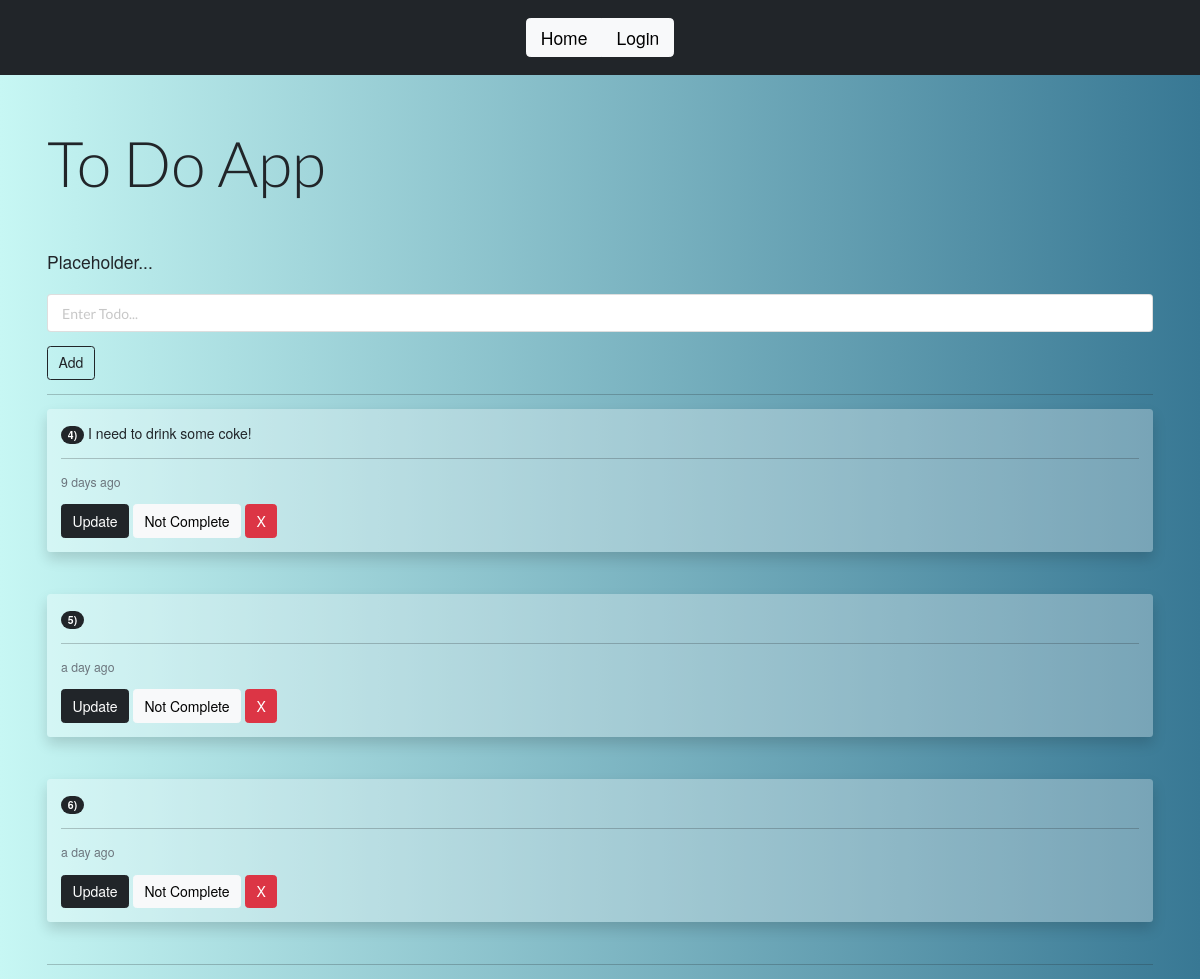
Page /todo2 on the earlier database version.
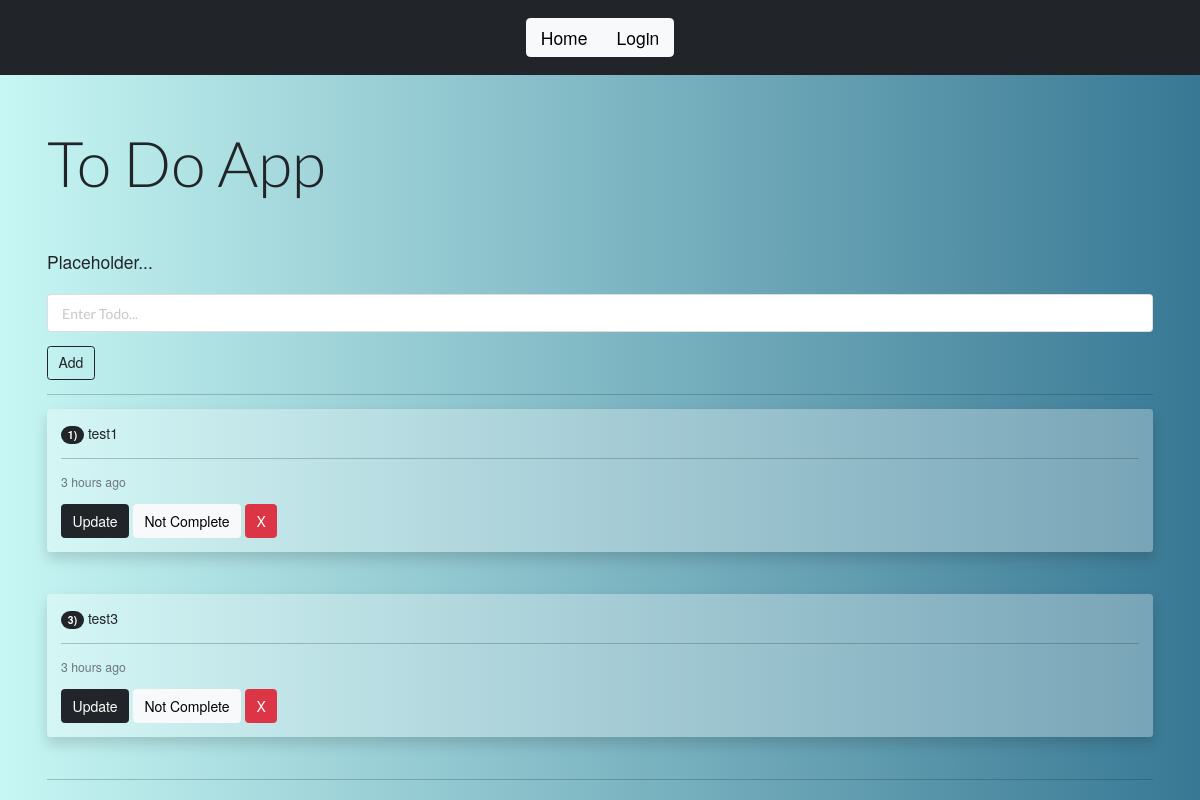
Same page on the later database version.
### app/models.py (models this page shows)
class Todo(db.Model):
    id = db.Column(db.Integer, primary_key=True)
    title = db.Column(db.String(100))
    complete = db.Column(db.Boolean)
    timestamp = db.Column(db.DateTime, index=True, default=datetime.utcnow)

### app/routes.py (the view)
@app.route("/todo2")
def todo():
    todo_list = Todo.query.all()
    return render_template("todo2.html", todo_list=todo_list)

### app/templates/todo2.html (shortened to what this page needs)
{% extends 'bootstrap/base.html' %}
{% block navbar %}
<!DOCTYPE html>
<html lang="en">
<head>
    <link rel="stylesheet" href="{{ url_for('static', filename='/style.css') }}">
    <link rel="stylesheet" href="https://cdn.jsdelivr.net/npm/semantic-ui@2.4.2/dist/semantic.min.css">
</head>
<body>
<link rel="stylesheet" href="https://cdn.jsdelivr.net/npm/bootstrap-icons@1.8.1/font/bootstrap-icons.css">
<link href="https://cdn.jsdelivr.net/npm/bootstrap@5.1.3/dist/css/bootstrap.min.css" rel="stylesheet">
<nav class="navbar navbar-dark bg-dark">
    <div class="btn-group btn-group-lg" role="group" aria-label="...">
         <a href="{{ url_for('index') }}" class="btn btn-light">Home</a>
        {% if current_user.is_anonymous %}
      <a href="{{ url_for('login') }}" class="btn btn-light">Login</a> </div>
        {% else %}
        <a href="{{ url_for('todo') }}" class="btn btn-light" >To-Do List</a>
               <a href="{{ url_for('logout') }}" class="btn btn-dark">Logout</a>
        {% endif %}
</nav>
<div style="margin-top: 50px;" class="ui container">
    <h1 class="display-2">To Do App</h1><br><br>
    <form class="ui form" action="/add" method="post">
        <div class="field">
            <p class="lead">
                Placeholder...
              </p>
            <input type="text" name="title" placeholder="Enter Todo..."><br>
        </div>
        <button type="submit"  class="btn btn-outline-dark">Add</button>
        <hr>
    {% for todo in todo_list %}
    <div class="shadow p-3 mb-5 bg-body rounded">
        <span class="badge rounded-pill bg-dark" >{{ todo.id }})</p></span>
        {{ todo.title }}
           <hr>
           <small class="text-muted">  <p>{{ moment(todo.timestamp).fromNow() }}</p></small> <p></p>    <a class="btn btn-dark" href="/update/{{ todo.id }}">Update</a>
           {% if todo.complete == False %}
           <span class="btn btn-light" id="ntcmplt">Not Complete</span>
           {% else %}
           <span class="btn btn-success" id="cmplt"> Completed </span>
           {% endif %}
           <a class="btn btn-danger" href="/delete/{{ todo.id }}">X</a> </div>
    {% endfor %}
    <hr>
</div>
{% endblock %}

### app/static/style.css (style rules this page uses)
html { min-height: 100vh!important; font-family: Helvetica Neue,Helvetica,Arial,sans-serif !important; }
body { background: #616161 !important; background: -webkit-linear-gradient(to right, #9bc5c3, #616161) !important; background: linear-gradient(to right, #c7f7f4, #387894) !important; font-family: Helvetica Neue,Helvetica,Arial,sans-serif !important; }
.container { width: 900px; margin: 0 auto; }
.navbar { height: 75px; border-radius: 0px; }
.bg-body { --bs-bg-opacity: 30% !important; background-color: black !important; width: 100%; }
#ntcmplt { pointer-events: none !important; }

Differences in the rows shown:
removed Todo: id "4", title "I need to drink some coke!", timestamp "9 days ago", complete "Not Complete"
removed Todo: id "5", timestamp "a day ago", complete "Not Complete"
removed Todo: id "6", timestamp "a day ago", complete "Not Complete"
added Todo: id "1", title "test1", timestamp "3 hours ago", complete "Not Complete"
added Todo: id "3", title "test3", timestamp "3 hours ago", complete "Not Complete"
